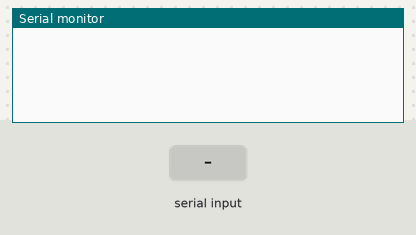
Simulated run of this sketch. Board: Arduino Uno, built with avr-gcc and run on an emulated ATmega328P. Parts: the last lines printed to the serial monitor. Inputs (shaded band) come from the test bench.

Above: at 1.2 s.
1.3 s: "1\n" received over Serial
At 2.3 s:
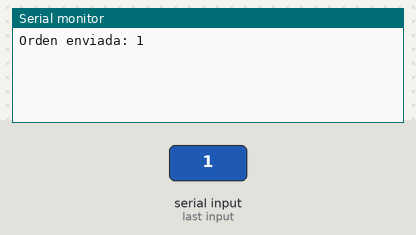
4.3 s: "1\n" received over the second serial link
At 5.5 s:
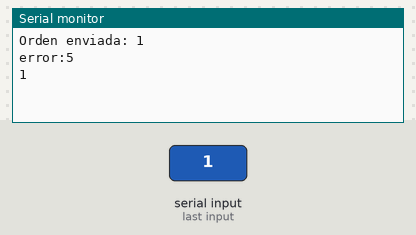
5.8 s: "0\n" received over Serial
At 6.9 s:
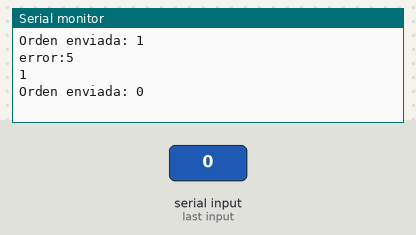
7.3 s: "0\n" received over the second serial link
At 7.9 s:
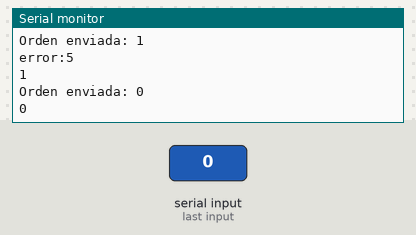

The sketch:

Ground__2_.ino
```cpp
#include <SoftwareSerial.h>
SoftwareSerial mySerial(10, 11); // RX, TX
long int timer=5000;
bool error=false;
int timeout=5000;
unsigned long ultimoMensaje = 0;
const unsigned long TIMEOUT = 3000;
bool stateled1 = LOW;
const int led1=7;
void setup() {
   Serial.begin(9600);
   mySerial.begin(9600);
}

void loop() {
   // LECTURA DE DATOS DEL SATÉLITE
    if (millis() - ultimoMensaje > TIMEOUT) { // Alerta de error de comunicacion
        Serial.println("error:5");
        ultimoMensaje = millis(); // evita spam del mensaje
        stateled1=HIGH;
    }

   else if (mySerial.available() > 0) {
      String data = mySerial.readStringUntil('\n');
      data.trim();
         if (data.length() == 0) { // Ignorar basura como espacios en blanco, etc
            return;
         }
            Serial.println(data);
            ultimoMensaje = millis();
   }

   // ENVÍO DE ÓRDENES DESDE EL MONITOR SERIE
   if (Serial.available() > 0) {
      String orden = Serial.readStringUntil('\n'); // Leer orden de la interfaz
      orden.trim(); // Recortar la orden para eliminar espacios en blanco al principio y/o al final

      if (orden.length() > 0) { // Para que no envie espacios en blanco
         mySerial.println(orden);
         Serial.println("Orden enviada: " + orden);
      }
   }
}
```

Measured:
- after the input at 1.3 s, the serial monitor: prints a new line at once (image 1)
- after the input at 4.3 s, the serial monitor: prints a new line at once (image 2)
- after the input at 5.8 s, the serial monitor: prints a new line at once (image 3)
- after the input at 7.3 s, the serial monitor: prints a new line at once (image 4)
